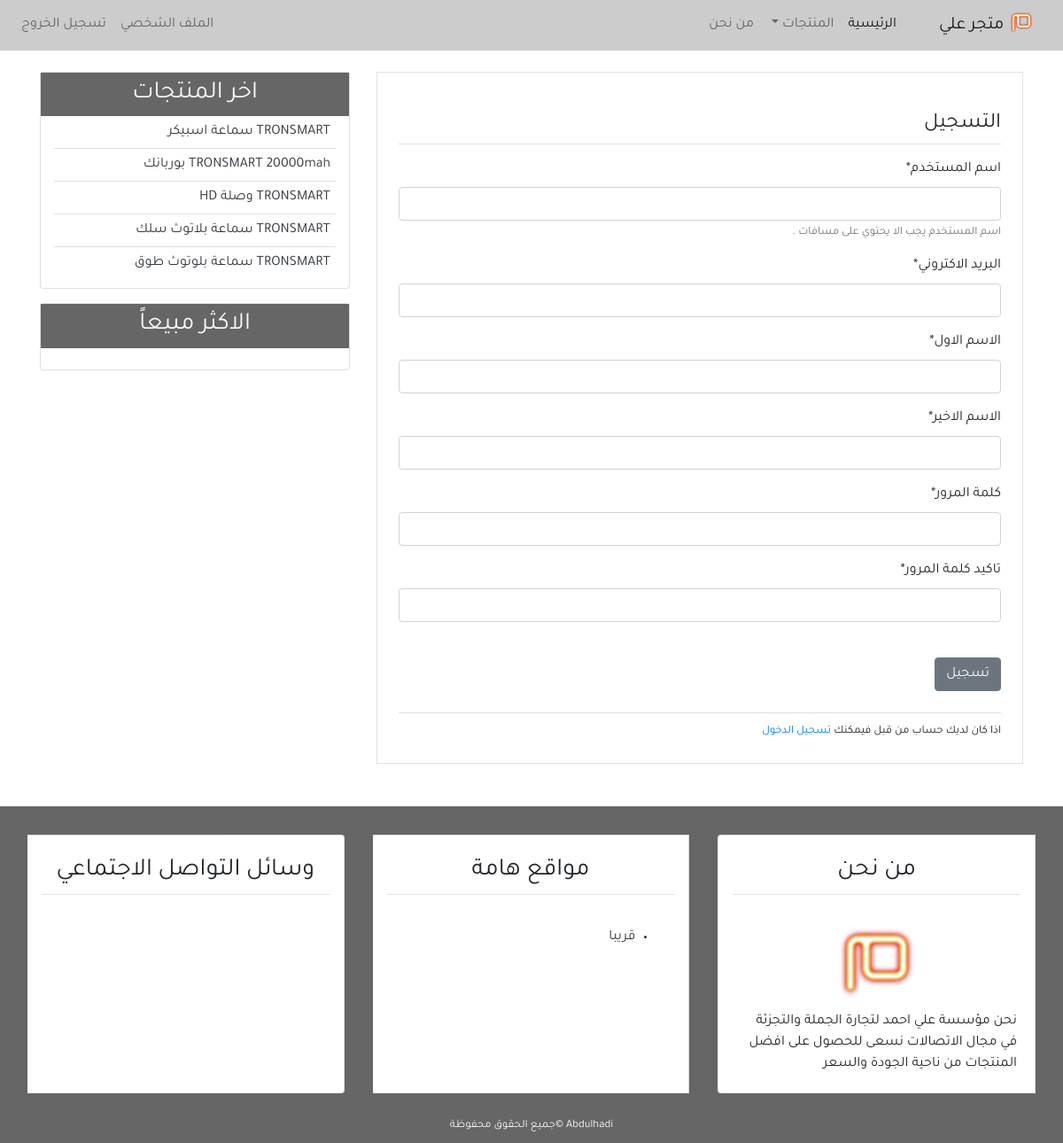
The page /register/ (signed in) on the database its author committed.
### blog/models.py (models this page shows, shortened)
class Post(models.Model):
    image_project = models.ImageField(default='default.jpg', upload_to='post_co')
    title = models.CharField(max_length=100)
    content = models.TextField()
    post_date = models.DateTimeField(default=timezone.now)
    post_update = models.DateTimeField(auto_now=True)
    author = models.ForeignKey(User, on_delete=models.CASCADE)
    class Meta:
        ordering = ('-post_date', )

### user/views.py (the view)
# urls.py: path('register/', views.register, name='register'),
def register(request):
    if request.method == 'POST':
        form = UserCreationForm(request.POST)
        if form.is_valid: # Make sure the data is correct
            new_user = form.save(commit=False)
            new_user.set_password(form.cleaned_data['password1'])
            new_user.save()
            messages.success(request,
                f'تهانينا {new_user} لقد تمت عملية التسجيل بنجاح')
            return redirect('login')
    else:
        form = UserCreationForm()
    return render(request, 'user/register.html', {
        'title': 'التسجيل',
        'form': form,
    })

### user/forms.py (shortened to what this page needs)
class UserCreationForm(forms.ModelForm):
    username = forms.CharField(label='اسم المستخدم', max_length=30,
                                help_text='اسم المستخدم يجب الا يحتوي على مسافات .')
    email = forms.EmailField(label='البريد الاكتروني')
    first_name = forms.CharField(label='الاسم الاول')
    last_name = forms.CharField(label='الاسم الاخير')
    password1 = forms.CharField(
        label='كلمة المرور', widget=forms.PasswordInput(), min_length=8)
    password2 = forms.CharField(
        label='تاكيد كلمة المرور', widget=forms.PasswordInput(), min_length=8)
    class Meta:
        model = User
        fields = ('username', 'email', 'first_name',
                    'last_name', 'password1', 'password2')

### blog/templatetags/post_tag.py (called while the page is built)
@register.inclusion_tag('blog/latest_posts.html')
def latest_posts():
    context = {
        'l_posts': Post.objects.all()[0:5]
    }
    return context

@register.inclusion_tag('blog/latest_comments.html')
def latest_comments():
    context = {
        'l_Top5': Top5.objects.all()[0:5]
    }
    return context

### user/templates/user/register.html (shortened to what this page needs)
{% extends 'blog/base.html' %}
{% block content %}
{% load crispy_forms_tags %}
<div class="border p-4 mb-5">
    <legend class="border-bottom pb-1 mb-3 mt-3">التسجيل</legend>
    <form method="POST">
        {{form|crispy}}
        <input class="btn btn-secondary mt-4" type="submit" value="تسجيل">
    </form>
    <div class="border-top mt-4 pt-2">
        <small>اذا كان لديك حساب من قبل فيمكنك<a href="{% url 'login' %}"> تسجيل الدخول</a></small>
    </div>
</div>
{% endblock content %}

### blog/templates/blog/latest_posts.html
<ul class="list-group-flush latest-post">
    {% for post in l_posts %}
    <li class="list-group-item latest-post-item">
        <a class="text-dark" href="{% url 'detail' post.id %}">{{post.title}}</a>
    </li>
    {% endfor %}
</ul>

### blog/static/blog/css/main.css (style rules this page uses)
html, body { direction: rtl; text-align: right; }
body { font-family: 'Tajawal', sans-serif; }
.latest-post, .latest-comment { padding: 0 15px; }
.latest-post .latest-post-item, .latest-comment .latest-comment-item { padding: 6px; }
.latest-post li:first-child, .latest-comment li:first-child { border-top: 0; }
.latest-post li:last-child, .latest-comment li:last-child { border-bottom: 0; padding-bottom: 0; }

### rows shown on the page
Post: title "TRONSMART سماعة اسبيكر"
Post: title "TRONSMART 20000mah بوربانك"
Post: title "TRONSMART وصلة HD"
Post: title "TRONSMART سماعة بلاتوث سلك"
Post: title "TRONSMART سماعة بلوتوث طوق"
